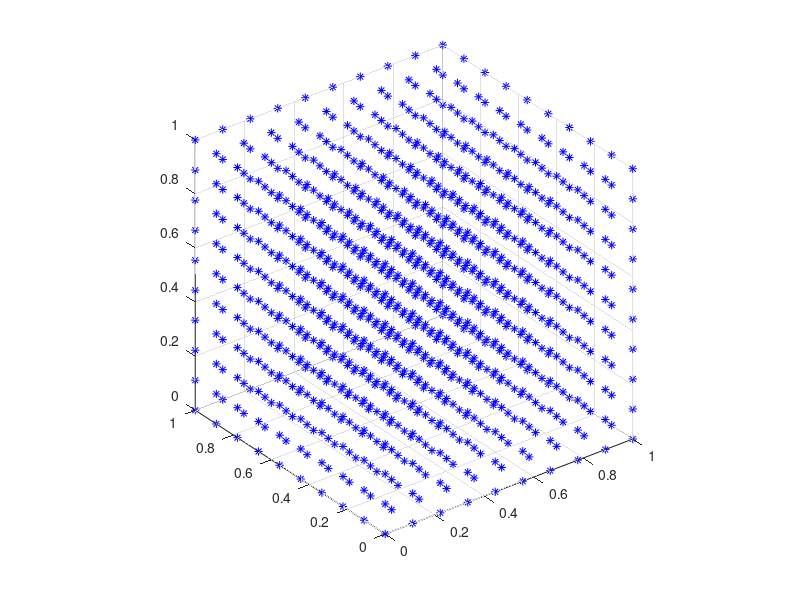

This chart was generated by the following MATLAB code: (Note: this script raises an error after producing the figure.)
%+========================================================================+
%|                                                                        |
%|            This script uses the GYPSILAB toolbox for Matlab            |
%|                                                                        |
%| COPYRIGHT : Matthieu Aussal (c) 2015-2017.                             |
%| PROPERTY  : Centre de Mathematiques Appliquees, Ecole polytechnique,   |
%| route de Saclay, 91128 Palaiseau, France. All rights reserved.         |
%| LICENCE   : This program is free software, distributed in the hope that|
%| it will be useful, but WITHOUT ANY WARRANTY. Natively, you can use,    |
%| redistribute and/or modify it under the terms of the GNU General Public|
%| License, as published by the Free Software Foundation (version 3 or    |
%| later,  http://www.gnu.org/licenses). For private use, dual licencing  |
%| is available, please contact us to activate a "pay for remove" option. |
%| CONTACT   : matthieu.aussal@polytechnique.edu                          |
%| WEBSITE   : www.cmap.polytechnique.fr/~aussal/gypsilab                 |
%|                                                                        |
%| Please acknowledge the gypsilab toolbox in programs or publications in |
%| which you use it.                                                      |
%|________________________________________________________________________|
%|   '&`   |                                                              |
%|    #    |   FILE       : nrtHmxCompressorPartial.m                     |
%|    #    |   VERSION    : 0.30                                          |
%|   _#_   |   AUTHOR(S)  : Matthieu Aussal                               |
%|  ( # )  |   CREATION   : 14.03.2017                                    |
%|  / 0 \  |   LAST MODIF : 31.10.2017                                    |
%| ( === ) |   SYNOPSIS   : Compare compressor with partial pivoting      |
%|  `---'  |                                                              |
%+========================================================================+

clear all
close all
clc

% Library path
addpath('../../openHmx')

% Regular cube
n       = ceil((1e3)^(1/3));
x       = 0:1/(n-1):1;
[x,y,z] = meshgrid(x,x,x);
X       = [x(:),y(:),z(:)];
Nx      = size(X,1);

% Potentiel aleatoire aux emmeteurs
V  = (-1-1i) + (2+2i)*rand(Nx,1);

% Representation graphique
figure(1)
plot3(X(:,1),X(:,2),X(:,3),'*b')
grid on
axis equal

% Noyau de green regulier
rxy = @(X,Y) sqrt( ...
    (X(:,1)-Y(:,1)).^2 + ...
    (X(:,2)-Y(:,2)).^2 + ...
    (X(:,3)-Y(:,3)).^2 ) + 1e-12;
green = @(X,Y,k) sin(k*rxy(X,Y))./(rxy(X,Y));

% Initialisation
K   = 1:2:20;
rnk = zeros(6,length(K));

% Boucle sur k
for i = 1:length(K)
    % Nombre d'onde
    k = K(i)
    
    % Full green kernel
    tic
    [I,J] = ndgrid(1:Nx,1:Nx);
    Gxy   = green(X(I,:),X(J,:),k);
    Gxy   = reshape(Gxy,Nx,Nx);
    toc

    % SVD
    [A,B] = hmxSVD(Gxy,1e-3);
    toc
    size(A)
    rnk(1,i) = size(A,2);
    norm(A*B-Gxy,'fro')./norm(Gxy,'fro')
    
    % Compression SVD
    tic
    [A,B] = hmxSVD(Gxy,1e-6);
    toc
    rnk(2,i) = size(A,2);
    norm(A*B-Gxy,'fro')./norm(Gxy,'fro')
    
    % Compression SVD
    tic
    [A,B] = hmxSVD(Gxy,1e-9);
    toc
    rnk(3,i) = size(A,2);
    norm(A*B-Gxy,'fro')./norm(Gxy,'fro')    

    % Compression ACA, pivotage partiel
    tic
    [A,B] = hmxACA(X,X,@(X,Y) green(X,Y,k),1e-3);
    toc
    size(A)
    rnk(4,i) = size(A,2);
    norm(A*B-Gxy,'fro')./norm(Gxy,'fro')
    
    % Recompression RSVD
    tic
    [Ap,Bp] = hmxRSVD(A,B,1e-3);
    toc
    size(Ap)
    norm(Ap*Bp-Gxy,'fro')./norm(Gxy,'fro')
    
    % Recompression QRSVD
    tic
    [Ap,Bp] = hmxQRSVD(A,B,1e-3);
    toc
    size(Ap)
    norm(Ap*Bp-Gxy,'fro')./norm(Gxy,'fro')  
    
    % Compression ACA, pivotage partiel
    tic
    [A,B] = hmxACA(X,X,@(X,Y) green(X,Y,k),1e-6);
    toc
    rnk(5,i) = size(A,2);
    norm(A*B-Gxy,'fro')./norm(Gxy,'fro')
    
    % Compression ACA, pivotage partiel
    tic
    [A,B] = hmxACA(X,X,@(X,Y) green(X,Y,k),1e-9);
    toc
    rnk(6,i) = size(A,2);
    norm(A*B-Gxy,'fro')./norm(Gxy,'fro')
    '====================================='
end

% Rang en fonction de k
figure(3)
plot(K,rnk,'+-')
legend({'svd at 1e-3','svd at 1e-6','svd at 1e-9',...
    'aca at 1e-3','aca at 1e-6','aca at 1e-9'})
xlabel('Wave number k')
ylabel('Rank')
grid on



disp('~~> Michto gypsilab !')

